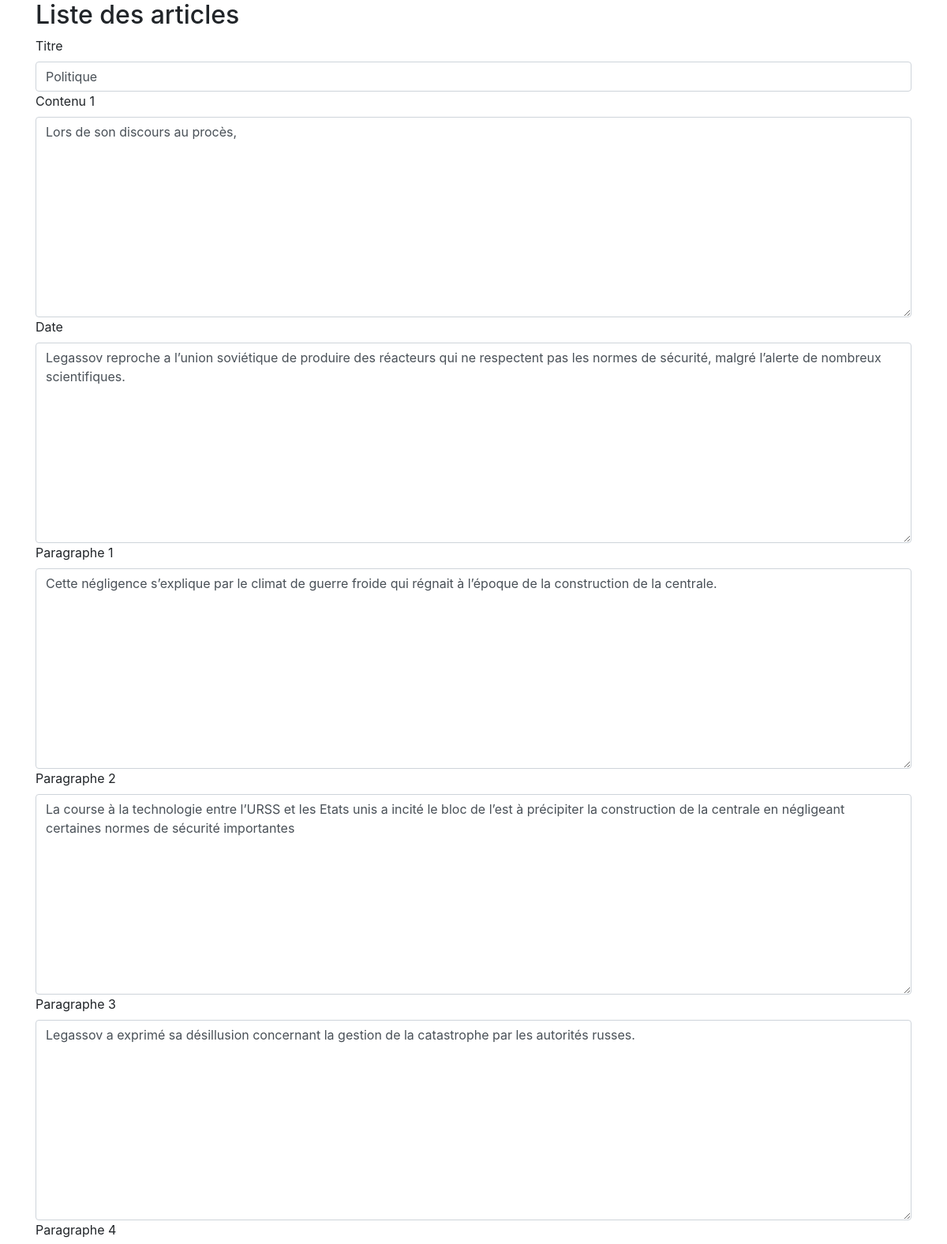
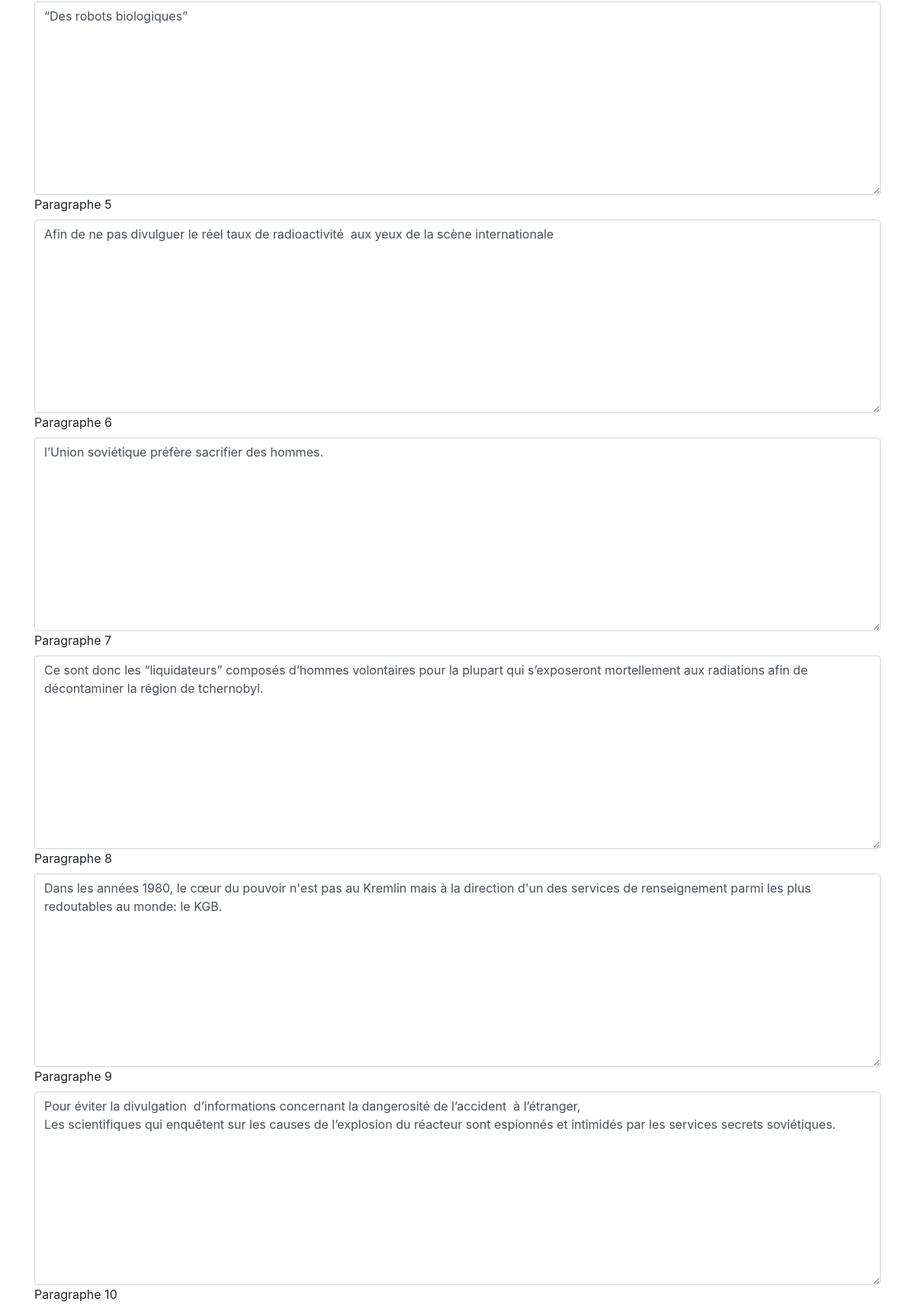
/admin/addPost.php?modify&id=4 (upper part), run on the app's committed database (2 pictures, top to bottom).
### tables this page shows
CREATE TABLE `articles` (
  `id` int(11) NOT NULL,
  `title` varchar(255) NOT NULL,
  `content` longtext NOT NULL,
  `date` datetime NOT NULL DEFAULT CURRENT_TIMESTAMP,
  `date_article` mediumtext,
  `paragraph_one` varchar(255) DEFAULT NULL,
  `paragraph_two` longtext,
  `paragraph_three` longtext,
  `paragraph_four` longtext,
  `paragraph_five` longtext,
  `paragraph_six` longtext,
  `paragraph_seven` longtext,
  `paragraph_eight` longtext,
  `paragraph_nine` longtext,
  `paragraph_ten` longtext,
  `paragraph_eleven` longtext,
  `paragraph_twelve` longtext,
  `paragraph_thirteen` longtext
);

### admin/inc/bootstrap.php (called while the page is built, shortened)
<?php
require __DIR__ . '/classes/post.php';
$post = new Post();

### admin/inc/classes/post.php (called while the page is built, shortened)
<?php
    class Post {
    public function getOne(PDO $con, $id)  {
        $req =  $con->query('SELECT * FROM articles WHERE id=' . $id);
        return $req->fetch(PDO::FETCH_ASSOC);
    }
}
?>

### admin/addPost.php (the view, shortened to what this page needs)
<!DOCTYPE html>
<html lang="en">
<head>
  <link rel="stylesheet" href="https://stackpath.bootstrapcdn.com/bootstrap/4.3.1/css/bootstrap.min.css">
</head>
<body>
  <div class="container">
  <h2>Liste des articles</h2>
<?php
require __DIR__ . '/inc/bootstrap.php';
    if(isset($_GET['modify'])) {
        $currentPost = $post->getOne($pdo, $_GET['id']);
    ?>
      <article class="post">
        <div class="form-group">
        <form action="addPost.php?id=<?= $currentPost['id']; ?>" method="post">
          <label class="createLabel" for="title">Titre</label>
          <input class="form-control" type="text" name="title" value="<?= $currentPost['title']?>">
          <label class="createLabel" for="content">Contenu 1</label>
          <textarea class="form-control" name="content" id="content" cols="60" rows="10"><?= $currentPost['content']?></textarea>
          <label class="createLabel" for="date_article">Date</label>
          <textarea class="form-control" name="date_article" id="content" cols="60" rows="10"><?= $currentPost['date_article']?></textarea>
          <label class="createLabel" for="paragraph_one">Paragraphe 1</label>
          <textarea class="form-control" name="paragraph_one" id="content" cols="60" rows="10"><?= $currentPost['paragraph_one']?></textarea>
          <label class="createLabel" for="paragraph_two">Paragraphe 2</label>
          <textarea class="form-control" name="paragraph_two" id="content" cols="60" rows="10"><?= $currentPost['paragraph_two']?></textarea>
          <label class="createLabel" for="paragraph_three">Paragraphe 3</label>
          <textarea class="form-control" name="paragraph_three" id="content" cols="60" rows="10"><?= $currentPost['paragraph_three']?></textarea>
          <label class="createLabel" for="paragraph_four">Paragraphe 4</label>
          <textarea class="form-control" name="paragraph_four" id="content" cols="60" rows="10"><?= $currentPost['paragraph_four']?></textarea>
          <label class="createLabel" for="paragraph_five">Paragraphe 5</label>
          <textarea class="form-control" name="paragraph_five" id="content" cols="60" rows="10"><?= $currentPost['paragraph_five']?></textarea>
          <label class="createLabel" for="paragraph_six">Paragraphe 6</label>
          <textarea class="form-control" name="paragraph_six" id="content" cols="60" rows="10"><?= $currentPost['paragraph_six']?></textarea>
          <label class="createLabel" for="paragraph_seven">Paragraphe 7</label>
          <textarea class="form-control" name="paragraph_seven" id="content" cols="60" rows="10"><?= $currentPost['paragraph_seven']?></textarea>
          <label class="createLabel" for="paragraph_eight">Paragraphe 8</label>
          <textarea class="form-control" name="paragraph_eight" id="content" cols="60" rows="10"><?= $currentPost['paragraph_eight']?></textarea>
          <label class="createLabel" for="paragraph_nine">Paragraphe 9</label>
          <textarea class="form-control" name="paragraph_nine" id="content" cols="60" rows="10"><?= $currentPost['paragraph_nine']?></textarea>
          <label class="createLabel" for="paragraph_ten">Paragraphe 10</label>
        </form>
        </div>
      </article>
    <?php
    }
    ?>
    </div>
</body>
</html>

### data on the page
articles: title "Politique", content "Lors de son discours au procès,", date_article "Legassov reproche a l’union soviétique de produire des réacteurs qui ne respectent pas les normes de sécurité, malgré l’alerte de nombreux scientifiques.", paragraph_one "Cette négligence s’explique par le climat de guerre froide qui régnait à l’époque de la construction de la centrale.", paragraph_two "La course à la technologie entre l’URSS et les Etats unis a incité le bloc de l’est à précipiter la construction de la centrale en négligeant certaines normes de sécurité importantes", paragraph_three "Legassov a exprimé sa désillusion concernant la gestion de la catastrophe par les autorités russes.", paragraph_four "“Des robots biologiques”", paragraph_five "Afin de ne pas divulguer le réel taux de radioactivité aux yeux de la scène internationale", paragraph_six "l’Union soviétique préfère sacrifier des hommes.", paragraph_seven "Ce sont donc les “liquidateurs” composés d’hommes volontaires pour la plupart qui s’exposeront mortellement aux radiations afin de décontaminer la région de tchernobyl.", paragraph_eight "Dans les années 1980, le cœur du pouvoir n'est pas au Kremlin mais à la direction d'un des services de renseignement parmi les plus redoutables au monde: le KGB.", paragraph_nine "Pour éviter la divulgation d’informations concernant la dangerosité de l’accident à l’étranger, Les scientifiques qui enquêtent sur les causes de l’explosion du réacteur sont espionnés et intimidés par les services secrets soviétiques."
